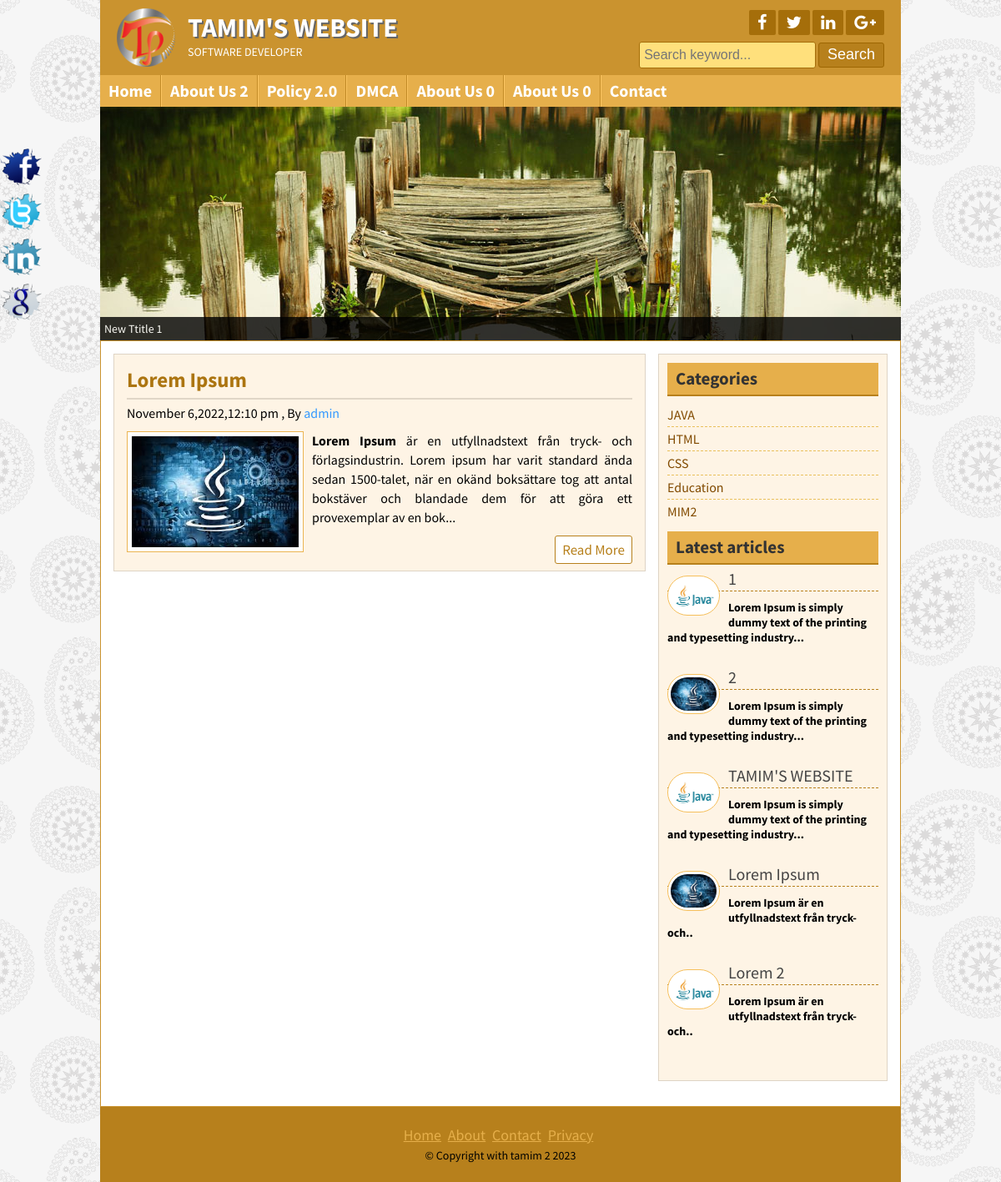
/posts.php?category=1, run on the app's committed database.
### tables this page shows
CREATE TABLE `title_slogan` (
  `id` int(11) NOT NULL,
  `title` varchar(255) NOT NULL,
  `slogan` varchar(255) NOT NULL,
  `logo` varchar(255) NOT NULL
);

CREATE TABLE `tbl_social` (
  `id` int(11) NOT NULL,
  `fb` varchar(255) NOT NULL,
  `tw` varchar(255) NOT NULL,
  `ln` varchar(255) NOT NULL,
  `gg` varchar(255) NOT NULL
);

CREATE TABLE `tbl_page` (
  `id` int(11) NOT NULL,
  `name` varchar(255) NOT NULL,
  `body` text NOT NULL
);

CREATE TABLE `tbl_post` (
  `id` int(11) NOT NULL,
  `cat` int(11) NOT NULL,
  `title` varchar(255) NOT NULL,
  `body` text NOT NULL,
  `image` varchar(255) NOT NULL,
  `author` varchar(50) NOT NULL,
  `tags` varchar(255) NOT NULL,
  `date` timestamp NOT NULL DEFAULT current_timestamp(),
  `userid` int(11) NOT NULL
);

CREATE TABLE `tbl_category` (
  `id` int(11) NOT NULL,
  `name` varchar(50) NOT NULL
);

CREATE TABLE `tbl_footer` (
  `id` int(11) NOT NULL,
  `note` varchar(255) NOT NULL
);

### lib/Database.php (called while the page is built, shortened)
<?php
Class Database{
	public $host   = DB_HOST;
	public $user   = DB_USER;
	public $pass   = DB_PASS;
	public $dbname = DB_NAME;
	public $link;
	private function connectDB(){
	$this->link = new mysqli($this->host, $this->user, $this->pass, $this->dbname);
 }
	public function select($query){
		$result = $this->link->query($query) or die($this->link->error.__LINE__);
		if($result->num_rows > 0){
			return $result;
		} else {
			return false;
		}
	}
}

### helpers/format.php (called while the page is built, shortened)
<?php
class Format{
public function formatDate($date){
 return date('F j,Y,g:i a', strtotime($date));}
public function textShort($text , $limit = 300)
{
	$text = $text." ";
	$text = substr($text, 0, $limit);
	$text = substr($text, 0, strrpos($text, ' '));
	$text = $text."..";
	return $text;
}
}
?>

### posts.php (the view)
<?php include 'inc/header.php';?>
<?php include 'inc/slider.php';?>
	 <?php
		if (!isset($_GET['category']) || $_GET['category'] == NULL) {
			header('Location: 404.php');
		}else{
			$id = $_GET['category'];
		}
 ?>
	<div class="contentsection contemplete clear">
		<div class="maincontent clear">
<?php
	$query = "SELECT * FROM tbl_post WHERE cat = $id";
	$post = $db->select($query);
	if ($post) {
		while ($result = $post->fetch_assoc()) {
?>
<div class="samepost clear">
				<h2><a href="post.php?id=<?php echo $result['id']; ?>"> <?php echo $result['title']; ?> </a></h2>
				<h4> <?php echo $fm->formatDate($result['date']); ?> , By <a href="#"> <?php echo $result['author']; ?> </a></h4>
				 <img src="admin/<?php echo $result['image']; ?>" alt="post image"/>
				 <?php echo $fm->textShort($result['body']); ?>
				<div class="readmore clear">
					<a href="post.php?id=<?php echo $result['id']; ?>">Read More</a>
				</div>
			</div>
<?php } } else{ ?>
	<h3>NO POST AVAILABLE HERE</h3>
<?php } ?>
</div>
<?php include 'inc/sidebar.php';?>
<?php include 'inc/footer.php';?>

### inc/header.php (shortened to what this page needs)
<?php include 'lib/Database.php';?>
<?php include 'helpers/format.php';?>
<?php
$db = new Database();
$fm = new Format();
?>
<!DOCTYPE html>
<html>
<head>
	<link rel="stylesheet" href="font-awesome-4.5.0/css/font-awesome.css">
	<link rel="stylesheet" href="css/nivo-slider.css" type="text/css" media="screen" />
	<link rel="stylesheet" href="style.css">
</head>
<body>
	<div class="headersection templete clear">
		<a href="index.php">
			<div class="logo">
				<?php
$query = "SELECT * FROM title_slogan WHERE id = '1'";
$blog_title = $db->select($query);
if ($blog_title) {
    while ($result = $blog_title->fetch_assoc()) {
?>
				<img src="admin/<?php echo $result['logo'] ?>" alt="Logo"/>
				<h2><?php echo $result['title'] ?></h2>
				<p><?php echo $result['slogan'] ?></p>
			<?php } }?>
			</div>
		</a>
		<div class="social clear">
			<div class="icon clear">
			<?php
			$query = "SELECT * FROM tbl_social WHERE id = '1'";
			$social_title = $db->select($query);
			if ($social_title) {
			    while ($result = $social_title->fetch_assoc()) {
			?>
				<a href="<?php echo $result['fb'];?>" target="_blank"><i class="fa fa-facebook"></i></a>
				<a href="<?php echo $result['tw'];?>" target="_blank"><i class="fa fa-twitter"></i></a>
				<a href="<?php echo $result['ln'];?>" target="_blank"><i class="fa fa-linkedin"></i></a>
				<a href="<?php echo $result['gg'];?>" target="_blank"><i class="fa fa-google-plus"></i></a>
				 <?php } } ?>
			</div>
			<div class="searchbtn clear">
			<form action="search.php" method="get">
				<input type="text" name="search" placeholder="Search keyword..."/>
				<input type="submit" name="submit" value="Search"/>
			</form>
			</div>
		</div>
	</div>
<div class="navsection templete">
	<?php
	$path = $_SERVER['SCRIPT_FILENAME'];
	$currentpage = basename($path, '.php');
	?>
	<ul>
		<li><a
			<?php if ($currentpage == 'index') { echo "id=active";}?>
		 href="index.php">Home</a></li>
						<?php
                        $query = "SELECT * FROM tbl_page";
                        $pages = $db->select($query);
                        if ($pages) {
                            while ($result = $pages->fetch_assoc()) {
                        ?>
                        <li><a
                        	<?php
                        	if (isset($_GET['pageid']) && $_GET['pageid'] ==$result['id']) {
                        		echo "id=active";
                        	}
                        	?>
                        	href="page.php?pageid=<?php echo $result['id'];?>"><?php echo $result['name'];?></a></li>
                            <?php } } ?>
		<li><a <?php if ($currentpage == 'contact') { echo "id=active";}?> href="contact.php">Contact</a></li>
	</ul>
</div>

### inc/sidebar.php
<div class="sidebar clear">
	<div class="samesidebar clear">
		<h2>Categories</h2>
			<ul>
				<?php
				$query = "SELECT * FROM tbl_category";
				$category = $db->select($query);
					if ($category) {
						while ($result = $category->fetch_assoc()) {
				?>
				<li><a href="posts.php?category=<?php echo $result['id']; ?>"><?php echo $result['name'];?></a></li>
			<?php } }else{?>
				<li>No CATEGORY CREATED</li>
			<?php } ?></ul>
	</div>
	<div class="samesidebar clear">
		<h2>Latest articles</h2>
           <?php
				$query = "SELECT * FROM tbl_post LIMIT 5";
				$post = $db->select($query);
					if ($post) {
						while ($result = $post->fetch_assoc()) { ?>
		<div class="popular clear">
			<h3>
				<a href="post.php?id=<?php echo $result['id']; ?>"> <?php echo $result['title']; ?>
				<img src="admin/<?php echo $result['image']; ?>" alt="post image"/>
				</a>
			</h3>
			<h4><?php echo $fm->textShort($result['body'],100); ?></h4>
		</div>
		 <?php  } } else{ echo "No CATEGORY CREATED"; } ?>
	 </div>
</div>

### inc/footer.php (shortened to what this page needs)
</div>
	<div class="footersection templete clear">
	  <div class="footermenu clear">
		<ul>
			<li><a href="#">Home</a></li>
			<li><a href="#">About</a></li>
			<li><a href="#">Contact</a></li>
			<li><a href="#">Privacy</a></li>
		</ul>
	  </div>
	   <?php
$query = "SELECT * FROM tbl_footer WHERE id = '1'";
$copyright = $db->select($query);
if ($copyright) {
    while ($result = $copyright->fetch_assoc()) {
?>
	  <p>&copy; <?php echo $result['note'];?> <?php echo date('Y'); ?></p>
	    <?php } }?>
	</div>
	<div class="fixedicon clear">
		<a href="http://www.facebook.com"><img src="images/fb.png" alt="Facebook"/></a>
		<a href="http://www.twitter.com"><img src="images/tw.png" alt="Twitter"/></a>
		<a href="http://www.linkedin.com"><img src="images/in.png" alt="LinkedIn"/></a>
		<a href="http://www.google.com"><img src="images/gl.png" alt="GooglePlus"/></a>
	</div>
</body>
</html>

### data on the page
title_slogan: logo (picture), title "TAMIM'S WEBSITE", slogan "SOFTWARE DEVELOPER"
tbl_page: name "About Us 2"
tbl_page: name "Policy 2.0"
tbl_page: name "DMCA"
tbl_page: name "About Us 0"
tbl_page: name "About Us 0"
tbl_post: title "Lorem Ipsum", date "November 6,2022,12:10 pm", author "admin", image (picture), body "Lorem Ipsum är en utfyllnadstext från tryck- och förlagsindustrin. Lorem ipsum har varit standard ända sedan 1500-talet, när en okänd boksättare tog att antal bokstäver och blandade dem för att göra ett provexemplar av en bok...", body "Lorem Ipsum är en utfyllnadstext från tryck- och.."
tbl_category: name "JAVA"
tbl_category: name "HTML"
tbl_category: name "CSS"
tbl_category: name "Education"
tbl_category: name "MIM2"
tbl_post: title "1", image (picture), body "Lorem Ipsum is simply dummy text of the printing and typesetting industry..."
tbl_post: title "2", image (picture), body "Lorem Ipsum is simply dummy text of the printing and typesetting industry..."
tbl_post: title "TAMIM'S WEBSITE", image (picture), body "Lorem Ipsum is simply dummy text of the printing and typesetting industry..."
tbl_post: title "Lorem 2", image (picture), body "Lorem Ipsum är en utfyllnadstext från tryck- och.."
tbl_footer: note "Copyright with tamim 2"
